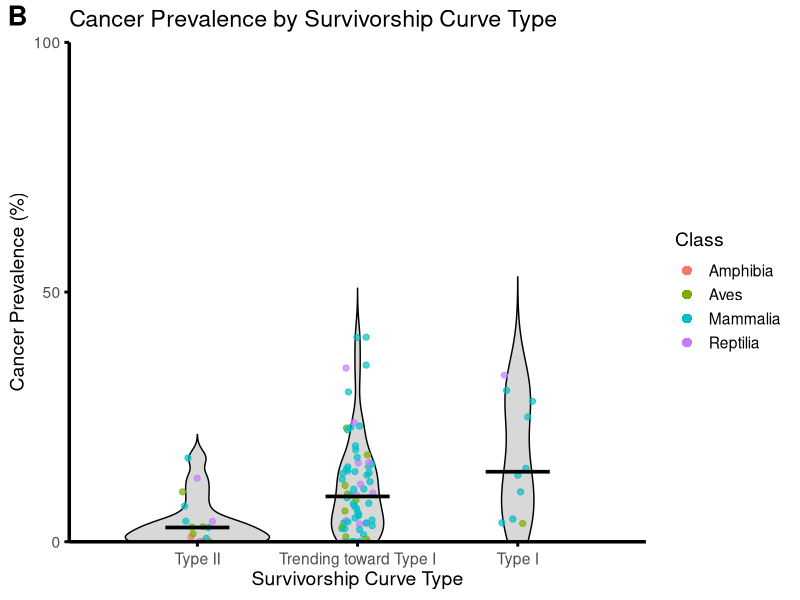
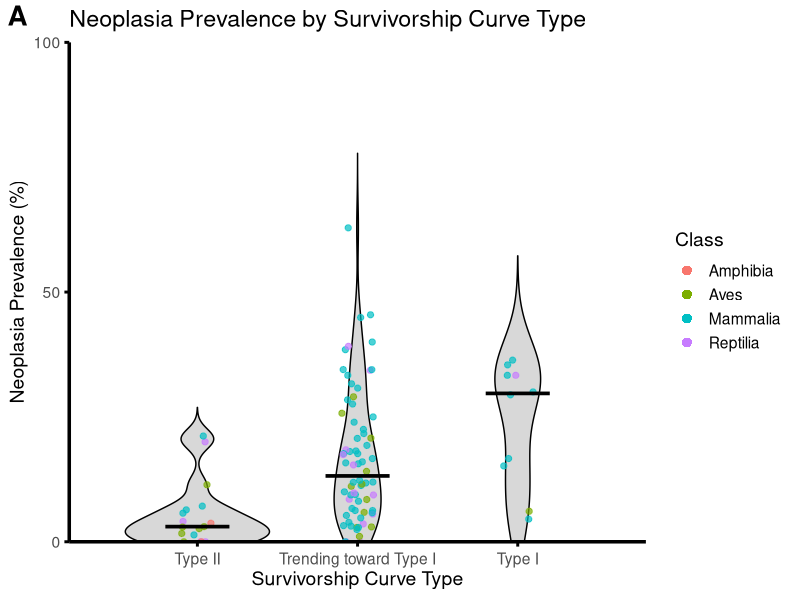
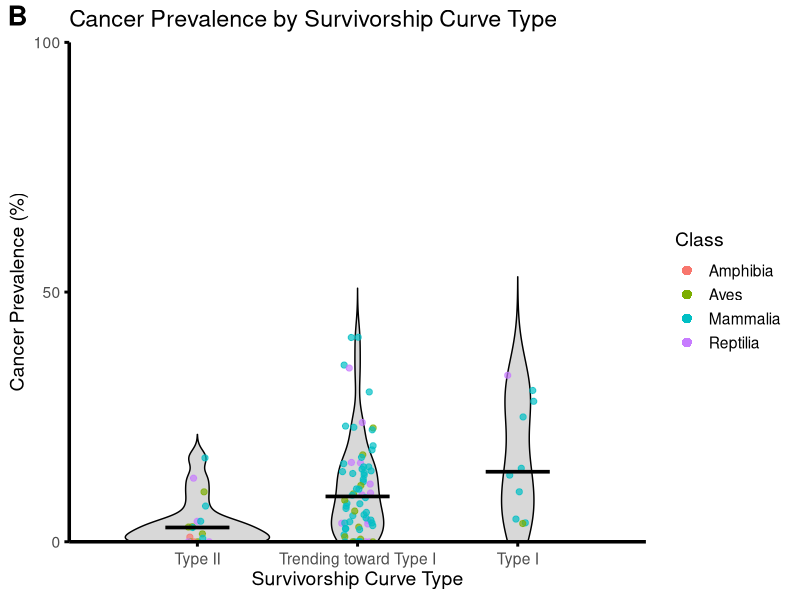
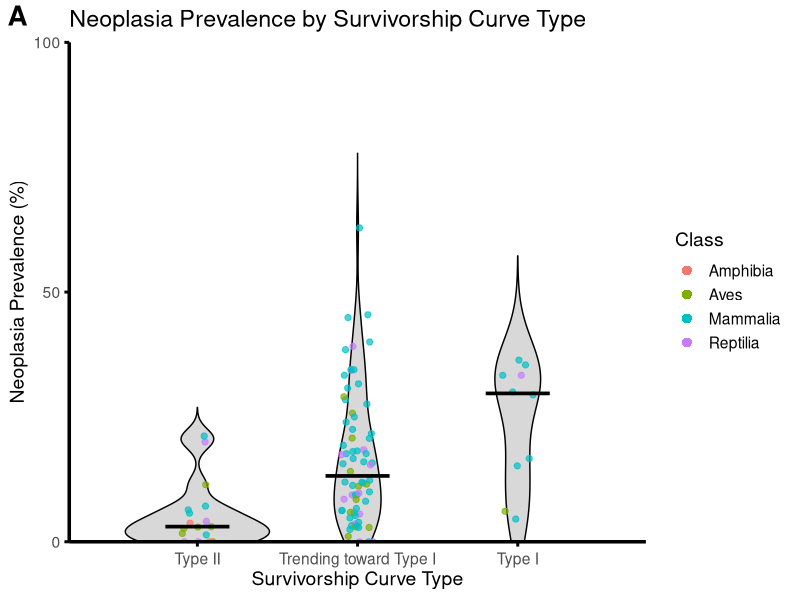

Reproduce these figures in R, in order.
library(ggplot2)
library(dplyr)

select <- dplyr::select   # in case MASS is loaded and masks dplyr::select

# Survivorship types come from the recalculated Rage values (RecalculatingRageNumbers.R)
condensed_clean_data <- read.csv("Survivorship_Types_Min20.csv") %>%
  mutate(
    shape_value = shape_type,
    survivorship_type = case_when(
      grepl("^Type I \\(",  surv_type) ~ "Type I",
      grepl("^Type II \\(", surv_type) ~ "Type II",
      grepl("^Type III \\(", surv_type) ~ "Type III",
      TRUE ~ surv_type   # "Trending toward Type I" / "Trending toward Type III"
    )
  ) %>%
  select(Species, shape_value, survivorship_type)

# NEW: prevalence + Class come from the prevalence dataset
prevalence_data <- read.csv("species-cancer-prevalence-data.csv", check.names = FALSE) %>%
  mutate(Species = gsub(" ", "_", Species)) %>%
  select(Species, Class,
         neoplasia_prevalence = NeoplasiaPrevalence,
         cancer_prevalence    = MalignancyPrevalence)

# Drop old prevalence / Class columns, then join in the new values
condensed_clean_data <- condensed_clean_data %>%
  mutate(Species = gsub(" ", "_", Species)) %>%
  select(-any_of(c("Class", "neoplasia_prevalence", "cancer_prevalence",
                   "NeoplasiaPrevalence", "MalignancyPrevalence"))) %>%
  inner_join(prevalence_data, by = "Species")

cat("Species after merge:", nrow(condensed_clean_data), "\n")

# Only plot Type II, Trending toward Type I, and Type I.
# Type III / Trending toward Type III are dropped (0 and 1 species after the Rage recalculation).
dropped <- condensed_clean_data %>%
  filter(survivorship_type %in% c("Type III", "Trending toward Type III"))
if (nrow(dropped) > 0) {
  cat("Dropping", nrow(dropped), "Type III / Trending toward Type III species:",
      paste(dropped$Species, collapse = ", "), "\n")
}

condensed_clean_data <- condensed_clean_data %>%
  filter(survivorship_type %in% c("Type II", "Trending toward Type I", "Type I"))

# Ensure factor levels for consistent order
condensed_clean_data$survivorship_type <- factor(
  condensed_clean_data$survivorship_type,
  levels = c("Type II", "Trending toward Type I", "Type I")
)
n_types <- nlevels(condensed_clean_data$survivorship_type)

condensed_clean_data$Class <- factor(condensed_clean_data$Class)

class_colors <- c(
  "Amphibia" = "#F8766D",
  "Aves"     = "#7CAE00",
  "Mammalia" = "#00BFC4",
  "Reptilia" = "#C77CFF"
)

legend_fill <- class_colors[levels(condensed_clean_data$Class)]

legend_guide <- guide_legend(
  override.aes = list(
    shape  = 16,
    size   = 3,
    alpha  = 1
  )
)

# -------------------------------------------------------------------------
# Plot 1: Cancer Prevalence by Survivorship Curve Type
# -------------------------------------------------------------------------
ggplot(condensed_clean_data, aes(x = survivorship_type, y = cancer_prevalence)) +
  geom_violin(trim = FALSE, alpha = 0.9, fill = "lightgray", color = "black") +
  geom_jitter(aes(color = Class), width = 0.10, alpha = 0.7, size = 1.8) +
  stat_summary(fun = median, geom = "crossbar", width = 0.4, fatten = 0.5,
               color = "black", linewidth = 2.5) +
  scale_color_manual(values = class_colors, guide = legend_guide) +
  theme_minimal(base_size = 14) +
  labs(
    title = "Cancer Prevalence by Survivorship Curve Type",
    tag = "B",
    x = "Survivorship Curve Type",
    y = "Cancer Prevalence (%)",
    color = "Class"
  ) +
  coord_cartesian(xlim = c(0.2, n_types + 0.8), ylim = c(0, 1), expand = FALSE, clip = "on") +
  scale_y_continuous(breaks = c(0, 0.5, 1.0),
                     labels = c("0", "50", "100")) +
  theme(
    axis.text.x = element_text(angle = 0, vjust = 0.5, hjust = 0.5),
    axis.line.x = element_line(linewidth = 1.2, color = "black"),
    axis.line.y = element_line(linewidth = 1.2, color = "black"),
    axis.ticks = element_line(linewidth = 1),
    legend.position = "right",
    panel.grid = element_blank(),
    panel.border = element_blank(),
    plot.tag = element_text(face = "bold", size = 20),
    plot.tag.position = c(0.01, 0.99)
  )

ggsave(filename='Cancer Violin Plot.png', width=11, height=8, limitsize=FALSE, bg="white")


# -------------------------------------------------------------------------
# Plot 2: Neoplasia Prevalence by Survivorship Curve Type
# -------------------------------------------------------------------------
ggplot(condensed_clean_data, aes(x = survivorship_type, y = neoplasia_prevalence)) +
  geom_violin(trim = FALSE, alpha = 0.9, fill = "lightgray", color = "black") +
  geom_jitter(aes(color = Class), width = 0.10, alpha = 0.7, size = 1.8) +
  stat_summary(fun = median, geom = "crossbar", width = 0.4, fatten = 0.5,
               color = "black", linewidth = 2.5) +
  scale_color_manual(values = class_colors, guide = legend_guide) +
  theme_minimal(base_size = 14) +
  labs(
    title = "Neoplasia Prevalence by Survivorship Curve Type",
    tag = "A",
    x = "Survivorship Curve Type",
    y = "Neoplasia Prevalence (%)",
    color = "Class"
  ) +
  coord_cartesian(xlim = c(0.2, n_types + 0.8), ylim = c(0, 1), expand = FALSE, clip = "on") +
  scale_y_continuous(breaks = c(0, 0.5, 1.0),
                     labels = c("0", "50", "100")) +
  theme(
    axis.text.x = element_text(angle = 0, vjust = 0.5, hjust = 0.5),
    axis.line.x = element_line(linewidth = 1.2, color = "black"),
    axis.line.y = element_line(linewidth = 1.2, color = "black"),
    axis.ticks = element_line(linewidth = 1),
    legend.position = "right",
    panel.grid = element_blank(),
    panel.border = element_blank(),
    plot.tag = element_text(face = "bold", size = 20),
    plot.tag.position = c(0.01, 0.99)
  )

ggsave(filename='Neoplasia Violin Plot.png', width=11, height=8, limitsize=FALSE, bg="white")


# -------------------------------------------------------------------------
# Species Counts Per Category
# -------------------------------------------------------------------------
category_counts <- condensed_clean_data %>%
  group_by(survivorship_type) %>%
  summarise(num_species = n()) %>%
  arrange(desc(num_species))

for(i in seq_len(nrow(category_counts))) {
  cat(as.character(category_counts$survivorship_type[i]), "has",
      category_counts$num_species[i], "species\n")
}

# -------------------------------------------------------------------------
# Median Prevalence Per Survivorship Type (console output)
# -------------------------------------------------------------------------
median_summary <- condensed_clean_data %>%
  group_by(survivorship_type) %>%
  summarise(
    median_cancer_prevalence    = median(cancer_prevalence, na.rm = TRUE),
    median_neoplasia_prevalence = median(neoplasia_prevalence, na.rm = TRUE)
  )

cat("======================\n")
cat("Median Cancer Prevalence by Survivorship Type\n")
cat("======================\n")
for (i in seq_len(nrow(median_summary))) {
  cat(sprintf("  - %-30s : %.4f\n",
              as.character(median_summary$survivorship_type[i]),
              median_summary$median_cancer_prevalence[i]))
}

cat("\n======================\n")
cat("Median Neoplasia Prevalence by Survivorship Type\n")
cat("======================\n")
for (i in seq_len(nrow(median_summary))) {
  cat(sprintf("  - %-30s : %.4f\n",
              as.character(median_summary$survivorship_type[i]),
              median_summary$median_neoplasia_prevalence[i]))
}
